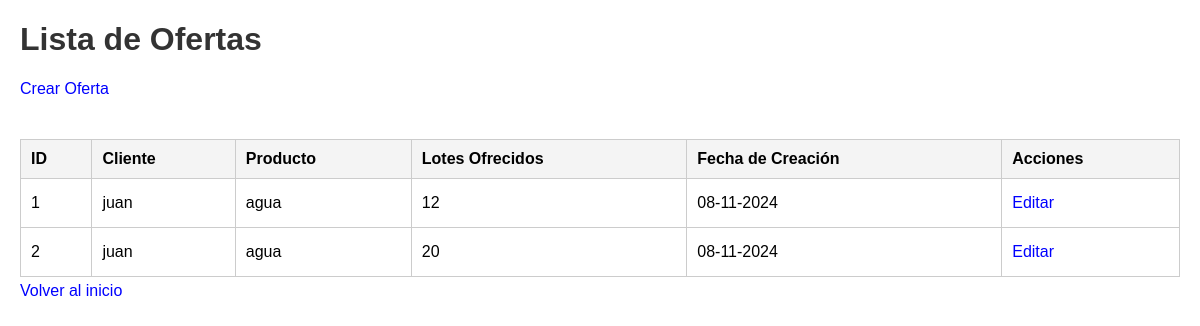
Page /listar_ofertas on the earlier database version.
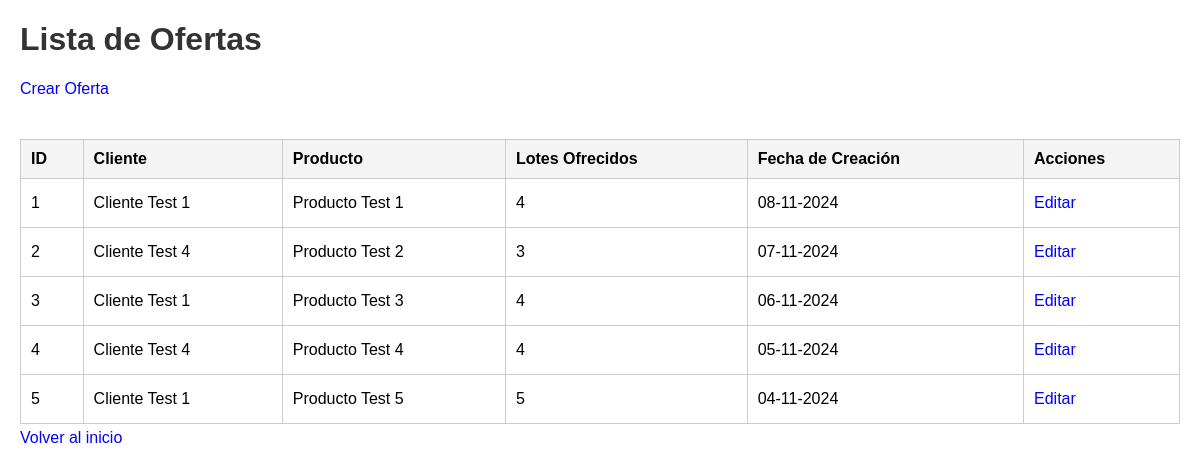
Same page on the later database version.
### models.py (models this page shows, shortened)
class Oferta(db.Model):
    __tablename__ = 'ofertas'
    id = db.Column(db.Integer, primary_key=True)
    cliente_id = db.Column(db.Integer, db.ForeignKey('clientes.id'), nullable=False)
    producto_id = db.Column(db.Integer, db.ForeignKey('productos.id'), nullable=False)
    lotes_ofrecidos = db.Column(db.Integer, nullable=False)
    fecha_creacion = db.Column(db.DateTime, default=datetime.utcnow)
    cliente = db.relationship('Cliente', backref=db.backref('ofertas', lazy=True))
    producto = db.relationship('Productos', backref=db.backref('ofertas', lazy=True))

class Cliente(db.Model):
    __tablename__ = 'clientes'
    id = db.Column(db.Integer, primary_key=True)
    nombre = db.Column(db.String(100), nullable=False)
    telefono = db.Column(db.String(20), nullable=False)
    email = db.Column(db.String(120), nullable=False)

class Productos(db.Model):
    __tablename__ = 'productos'
    id = db.Column(db.Integer, primary_key=True)
    nombre = db.Column(db.String(100), nullable=False)
    precio = db.Column(db.Float, nullable=False)
    lotes = db.Column(db.Integer, nullable=False)
    cantidad = db.Column(db.Integer, nullable=False)
    materiales = db.relationship('Material', backref='producto_rel', lazy=True)
    fecha_creacion = db.Column(db.DateTime, nullable=False, default=datetime.utcnow)

### app.py (the view)
@app.route('/listar_ofertas')
def listar_ofertas():
    ofertas = Oferta.query.all()
    return render_template('listar_ofertas.html', ofertas=ofertas)

### templates/listar_ofertas.html (shortened to what this page needs)
<!DOCTYPE html>
<html lang="es">
<head>
    <link rel="stylesheet" href="{{ url_for('static', filename='styles.css') }}">
</head>
<body>
    <h1>Lista de Ofertas</h1>
    <a href="{{ url_for('agregar_oferta') }}">Crear Oferta</a><br><br>
    <table>
        <tr>
            <th>ID</th>
            <th>Cliente</th>
            <th>Producto</th>
            <th>Lotes Ofrecidos</th>
            <th>Fecha de Creación</th>
            <th>Acciones</th>
        </tr>
        {% for oferta in ofertas %}
        <tr>
            <td>{{ oferta.id }}</td>
            <td>{{ oferta.cliente.nombre }}</td>
            <td>{{ oferta.producto.nombre }}</td>
            <td>{{ oferta.lotes_ofrecidos }}</td>
            <td>{{ oferta.fecha_creacion.strftime('%d-%m-%Y') }}</td>
            <td>
                <a href="{{ url_for('editar_oferta', id=oferta.id) }}">Editar</a>
            </td>
        </tr>
        {% endfor %}
    </table>
    <a href="{{ url_for('index') }}">Volver al inicio</a>
</body>
</html>

Differences in the rows shown:
changed Oferta id 1: cliente.nombre "juan" → "Cliente Test 1"; producto.nombre "agua" → "Producto Test 1"; lotes_ofrecidos "12" → "4"
changed Oferta id 2: cliente.nombre "juan" → "Cliente Test 4"; producto.nombre "agua" → "Producto Test 2"; lotes_ofrecidos "20" → "3"; fecha_creacion "08-11-2024" → "07-11-2024"
added Oferta: id "3", cliente.nombre "Cliente Test 1", producto.nombre "Producto Test 3", lotes_ofrecidos "4", fecha_creacion "06-11-2024"
added Oferta: id "4", cliente.nombre "Cliente Test 4", producto.nombre "Producto Test 4", lotes_ofrecidos "4", fecha_creacion "05-11-2024"
added Oferta: id "5", cliente.nombre "Cliente Test 1", producto.nombre "Producto Test 5", lotes_ofrecidos "5", fecha_creacion "04-11-2024"
